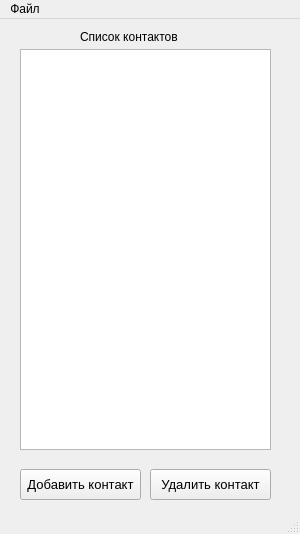
<?xml version="1.0" encoding="UTF-8"?>
<ui version="4.0">
 <class>MainClientWindow</class>
 <widget class="QMainWindow" name="MainClientWindow">
  <property name="geometry">
   <rect>
    <x>0</x>
    <y>0</y>
    <width>300</width>
    <height>534</height>
   </rect>
  </property>
  <property name="minimumSize">
   <size>
    <width>300</width>
    <height>534</height>
   </size>
  </property>
  <property name="windowTitle">
   <string>Чат Программа alpha release</string>
  </property>
  <widget class="QWidget" name="centralwidget">
   <widget class="QLabel" name="label_contacts">
    <property name="geometry">
     <rect>
      <x>80</x>
      <y>10</y>
      <width>131</width>
      <height>16</height>
     </rect>
    </property>
    <property name="text">
     <string>Список контактов</string>
    </property>
   </widget>
   <widget class="QPushButton" name="btn_add_contact">
    <property name="geometry">
     <rect>
      <x>20</x>
      <y>450</y>
      <width>121</width>
      <height>31</height>
     </rect>
    </property>
    <property name="font">
     <font>
      <pointsize>10</pointsize>
     </font>
    </property>
    <property name="text">
     <string>Добавить контакт</string>
    </property>
   </widget>
   <widget class="QPushButton" name="btn_remove_contact">
    <property name="geometry">
     <rect>
      <x>150</x>
      <y>450</y>
      <width>121</width>
      <height>31</height>
     </rect>
    </property>
    <property name="font">
     <font>
      <pointsize>10</pointsize>
     </font>
    </property>
    <property name="text">
     <string>Удалить контакт</string>
    </property>
   </widget>
   <widget class="QListView" name="list_contacts">
    <property name="geometry">
     <rect>
      <x>20</x>
      <y>30</y>
      <width>251</width>
      <height>401</height>
     </rect>
    </property>
   </widget>
  </widget>
  <widget class="QMenuBar" name="menubar">
   <property name="geometry">
    <rect>
     <x>0</x>
     <y>0</y>
     <width>300</width>
     <height>22</height>
    </rect>
   </property>
   <widget class="QMenu" name="menu">
    <property name="title">
     <string>Файл</string>
    </property>
    <addaction name="menu_exit"/>
   </widget>
   <addaction name="menu"/>
  </widget>
  <widget class="QStatusBar" name="statusBar"/>
  <action name="menu_exit">
   <property name="text">
    <string>Выход</string>
   </property>
  </action>
  <action name="menu_add_contact">
   <property name="text">
    <string>Добавить контакт</string>
   </property>
  </action>
  <action name="menu_del_contact">
   <property name="text">
    <string>Удалить контакт</string>
   </property>
  </action>
 </widget>
 <resources/>
 <connections/>
</ui>
